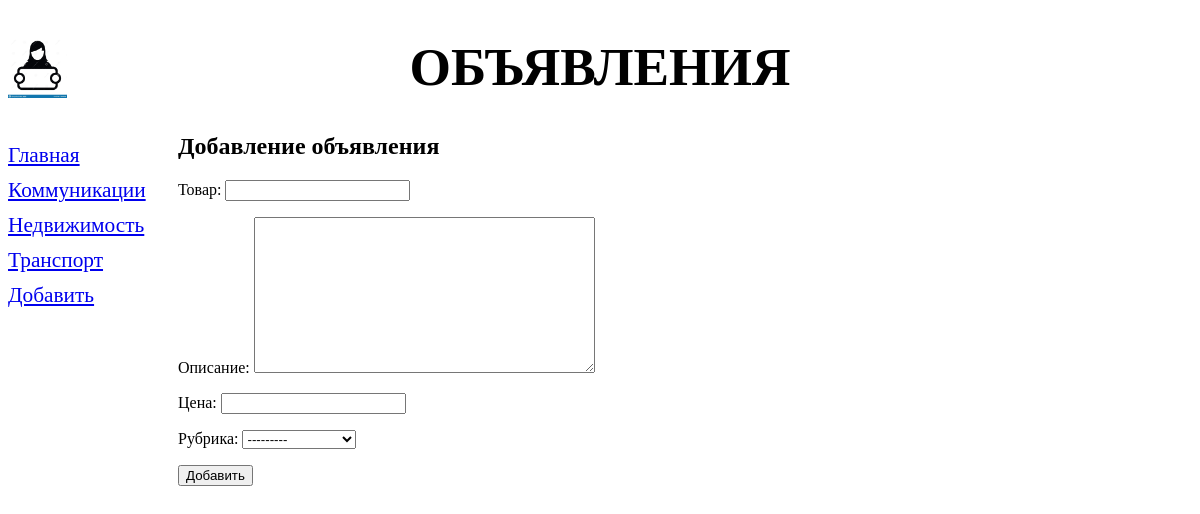
The page /bboard/add/ on the database its author committed.
### bboard/models.py (models this page shows)
class Rubric(models.Model):
    name = models.CharField(max_length=20, db_index=True, verbose_name='Название')
    def __str__(self):
        return self.name
    class Meta:
        verbose_name_plural = 'Рубрики'
        verbose_name = 'Рубрика'
        ordering = ['name']

### bboard/views.py (the view)
# urls.py: path('add/', BbCreateView.as_view(), name='add')
class BbCreateView(CreateView):
    template_name = 'bboard/create.html'
    form_class = BbForm
    success_url = reverse_lazy('index')
    def get_context_data(self, **kwargs):
        context = super().get_context_data(**kwargs)
        context['rubrics'] = Rubric.objects.all()
        return context

### bboard/forms.py
class BbForm(ModelForm):
    class Meta:
        model = Bb
        fields = ('title', 'content', 'price', 'rubric')

### bboard/templates/bboard/create.html (shortened to what this page needs)
{% extends 'layout/basic.html' %}
{% block content %}
<h2>Добавление объявления</h2>
<form method="post">
  {{ form.as_p }}
  <input type="submit" value="Добавить">
</form>
{% endblock %}

### bboard/templates/layout/basic.html (shortened to what this page needs)
{% load static %}
<!DOCTYPE html>
<html lang="en">
    <head>
        <link rel="stylesheet" type="text/css" href="{% static 'bboard/style.css' %}">
    </head>
    <body>
        <header>
            <h1>Объявления</h1>
        </header>
        <nav>
            <a href="{% url 'index' %}">Главная</a>
            {% for rubric in rubrics %}
            <a href="{% url 'by_rubric' rubric.pk %}">{{ rubric.name }}</a>
            {% endfor %}
            <a href="{% url 'add' %}">Добавить</a>
        </nav>
        <section>
            {% block content %}
            {% endblock %}
        </section>
    </body>
</html>

### bboard/static/bboard/style.css (style rules this page uses)
header h1 { font-size: 40pt; text-transform: uppercase; text-align: center; background: url("bg.jpeg") left / auto 100% no-repeat; }
nav { font-size: 16pt; width: 150px; float: left; }
nav a { display: block; margin: 10px 0px; }
section { margin-left: 170px }

### rows shown on the page
Rubric: name "Коммуникации"
Rubric: name "Недвижимость"
Rubric: name "Транспорт"
